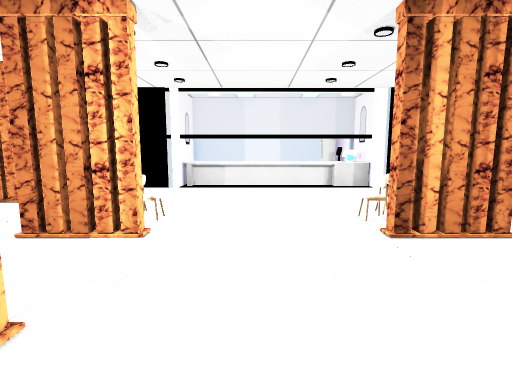
View 1 (above)

16 first-person views from a walk through a scene from a Unity 3-D project. The camera is 1.5 m above the floor, tilts 8° down and sees 80° across. The floor is counted in squares, 1 m on a side. Each view is taken from the middle of a square. On the plan, view 1 faces up. The plan holds only what a view shows up to about 15 squares ahead; the rest is blank. The place goes on beyond the plan. Some animated figures are not drawn.

View 2
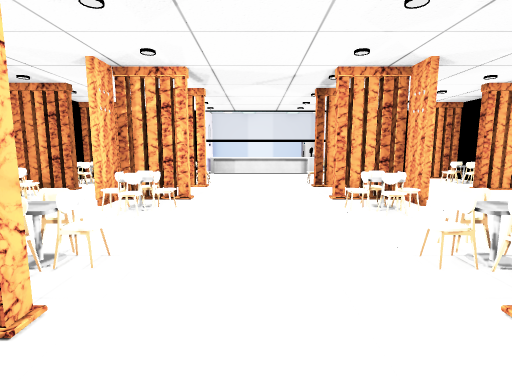

View 3
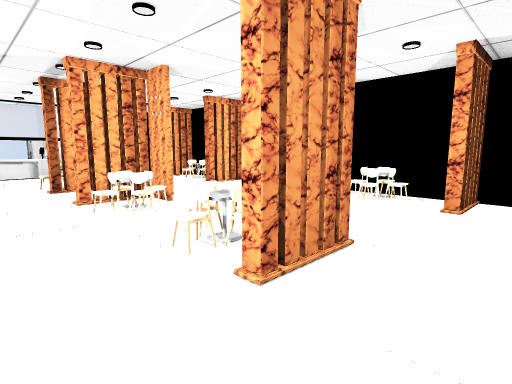

View 4
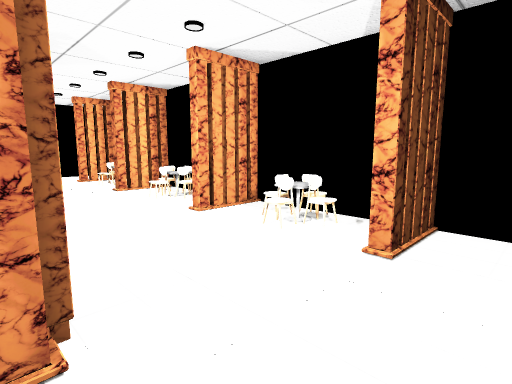

View 5
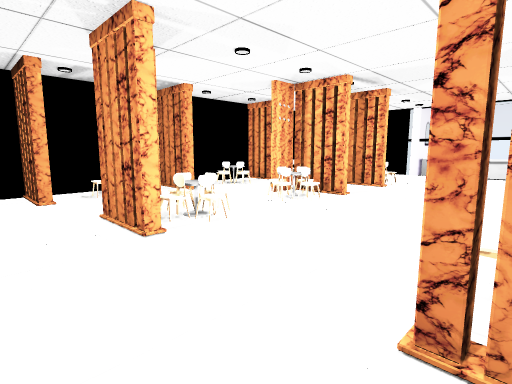

View 6
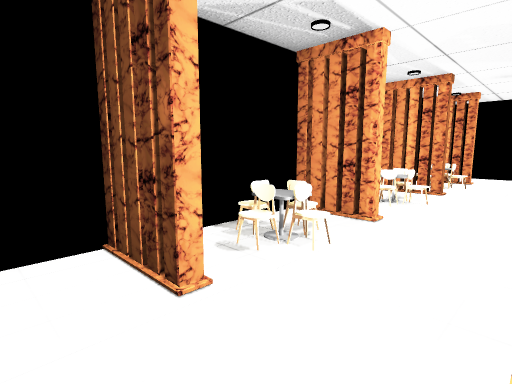

View 7
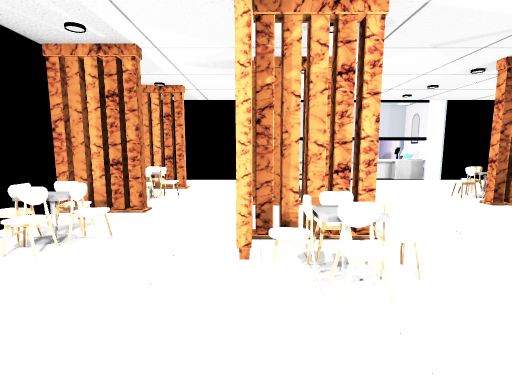

View 8
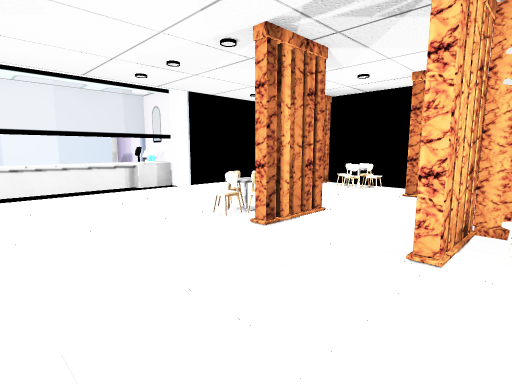

View 9
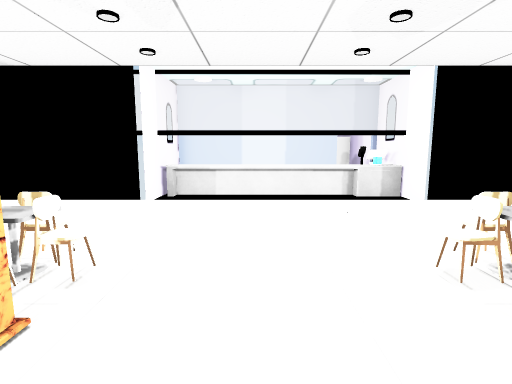

View 10
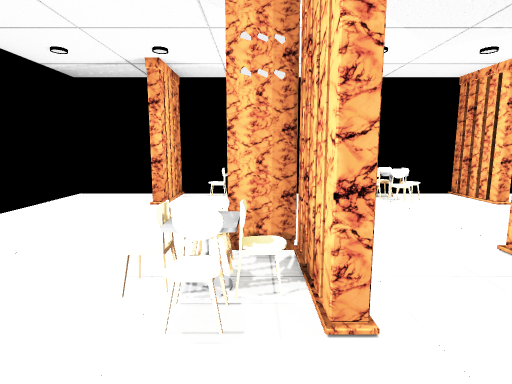

View 11
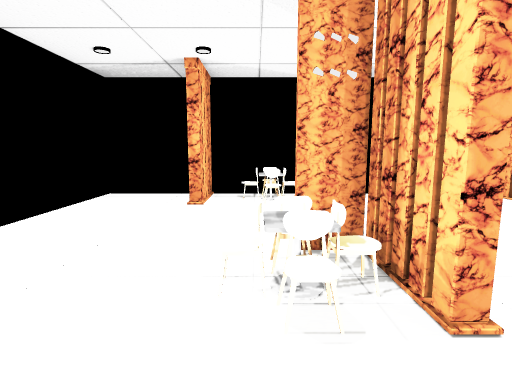

View 12
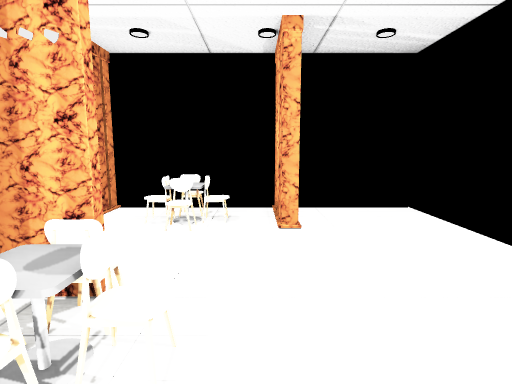

View 13
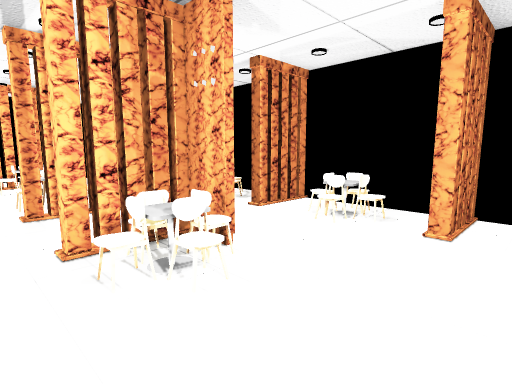

View 14
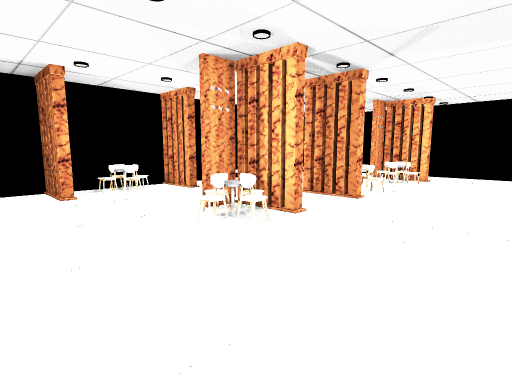

View 15
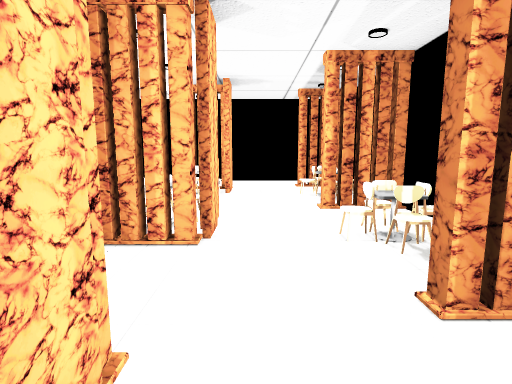

View 16
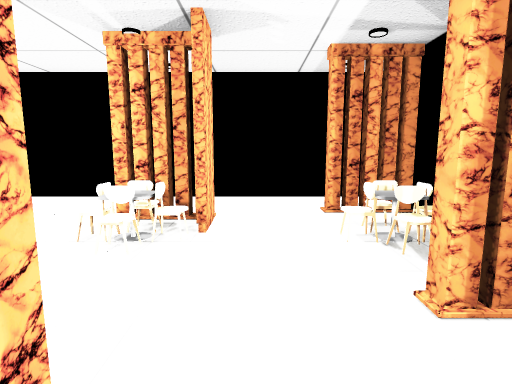

### Floor plan
Points are (right, up) in squares from view 1. A wall is a line through its corners. A room is listed if a view was taken in it or the views show most of it. See-through windows are left out.
Room 1 (views 1, 2, 3, 4, 5, 7, 8, 9, 10, 11, 12, 13, 14, 15, 16)
walls: (2.2, 2.3) (3.5, 2.3); (3.5, 2) (2.2, 2); (3.6, 2.3) (4.4, 2.3); (-2, 2) (-3.9, 2) (-3.9, 1); (3.5, 5.1) (2.4, 5.1) (2.4, 5.4) (3.5, 5.4); (3.6, 5.4) (4.4, 5.4); (4.4, 1) (4.4, 2); (4.4, 5.1) (3.6, 5.1); (-2.4, 5.5) (-2.4, 5); (-2.9, 5.5) (-2.9, 5); (-3.3, 5.5) (-3.3, 5); (-3.7, 5.5) (-3.7, 5); (-4.1, 1) (-4.1, 2.3) (-2, 2.3); (-4.1, 5.4) (-4.1, 6.1); (-3.9, 6.5) (-3.9, 5.4) (-2, 5.4) (-2, 5.1) (-4, 5.1); (2.2, -4.4) (3.5, -4.4); (8.6, 4.5) (9.7, 4.5); (4.4, -4.1) (4.4, -3.4); (3.5, -4.7) (2.2, -4.7); (-7.1, 4.1) (-8.3, 4.1); (8.2, -1) (8.2, -0.5); (4.4, -4.7) (3.6, -4.7); (-6.7, -0.5) (-6.7, -1); (9.7, 4.1) (8.6, 4.1); (-3.9, -4.4) (-2, -4.4); (9, -1) (9, -0.5); (-4.1, -4.4) (-4.1, -3.4); (-7.5, -0.5) (-7.5, -1); (8.6, 8.4) (8.6, 8.9); (-8.3, 4.5) (-7.1, 4.5); (10.3, 0.9) (10.3, 8.1); (9.8, -0.9) (8.6, -0.9) (8.6, -0.6) (9.7, -0.6); (9, 8.4) (9, 8.8) (9.7, 8.8); (-6.7, 8.9) (-6.7, 8.4); (-8.8, 4.4) (-8.8, -5.1) (-7.1, -5.1); (9.5, 8.4) (9.5, 8.9); (9.7, 8.5) (8.2, 8.5) (8.2, 8.8) (8.9, 8.8); (-7.5, 8.9) (-7.5, 8.4); (-8.8, -0.6) (-7.1, -0.6) (-7.1, -0.9) (-8.2, -0.9); (-8.3, 8.8) (-7.1, 8.8) (-7.1, 8.5) (-8.3, 8.5); (5, 13.3) (-3.3, 13.3) (-3.3, 11.9); (7.6, 12) (5, 12) (5, 13.6); (-2.5, -7.6) (0.4, -7.6); (-8.8, 8.6) (-8.8, 4.5); (-6.2, 12) (-8.5, 12); (9.7, -5.4) (8.6, -5.4); (10.3, -4.8) (10.3, -4.1)
low walls: (10.3, -2.5) (10.3, -1)
ways out: opening at (-5.5, -5) to room 2; opening at (-3.5, -6.5) to room 2; gap at (3, -5); gap at (9, 9)
objects: other object (-7, -4); other object (-7, -3); other object (-7, 1); other object (-7, 2); other object (-7, 5); other object (-7, 6); other object (-7, 7); other object (-3, -3); other object (-3, 0); other object (-3, 6); other object (-2, -3); other object (-2, 6); other object (-2, 7); other object (2, 6); other object (3, -4); other object (3, -3); other object (3, 0); other object (3, 1); other object (3, 6); other object (3, 7); other object (4, -3); other object (4, 6); other object (9, -3); other object (9, 2); other object (9, 5); other object (9, 6); other object (9, 7); other object (10, -3); other object (10, 2); other object (10, 6)
Room 2 (view 6)
walls: (-6.7, -5) (-6.7, -5.5); (-7.1, -5.4) (-8.3, -5.4); (-4.2, -7.6) (-2.5, -7.6); (-8.4, -7.6) (-6.9, -7.6); (-2, -4.7) (-4, -4.7)
ways out: opening at (-5.5, -5) to room 1; opening at (-3.5, -6.5) to room 1

Where each view was taken, in squares from view 1:
view 1: 0 up, 0 right, facing up
view 2: 7 down, 0 right, facing up
view 3: 7 down, 0 right, facing up-right
view 4: 7 down, 4 right, facing up-right
view 5: 7 down, 3 right, facing up-left
view 6: 7 down, 4 left, facing up-left
view 7: 3 down, 4 left, facing up
view 8: 1 up, 2 left, facing up-right
view 9: 3 up, 0 right, facing up
view 10: 6 up, 0 right, facing right
view 11: 7 up, 0 right, facing right
view 12: 8 up, 1 left, facing left
view 13: 10 up, 1 left, facing down-left
view 14: 11 up, 2 left, facing down-right
view 15: 7 up, 5 left, facing down
view 16: 2 up, 5 left, facing down
